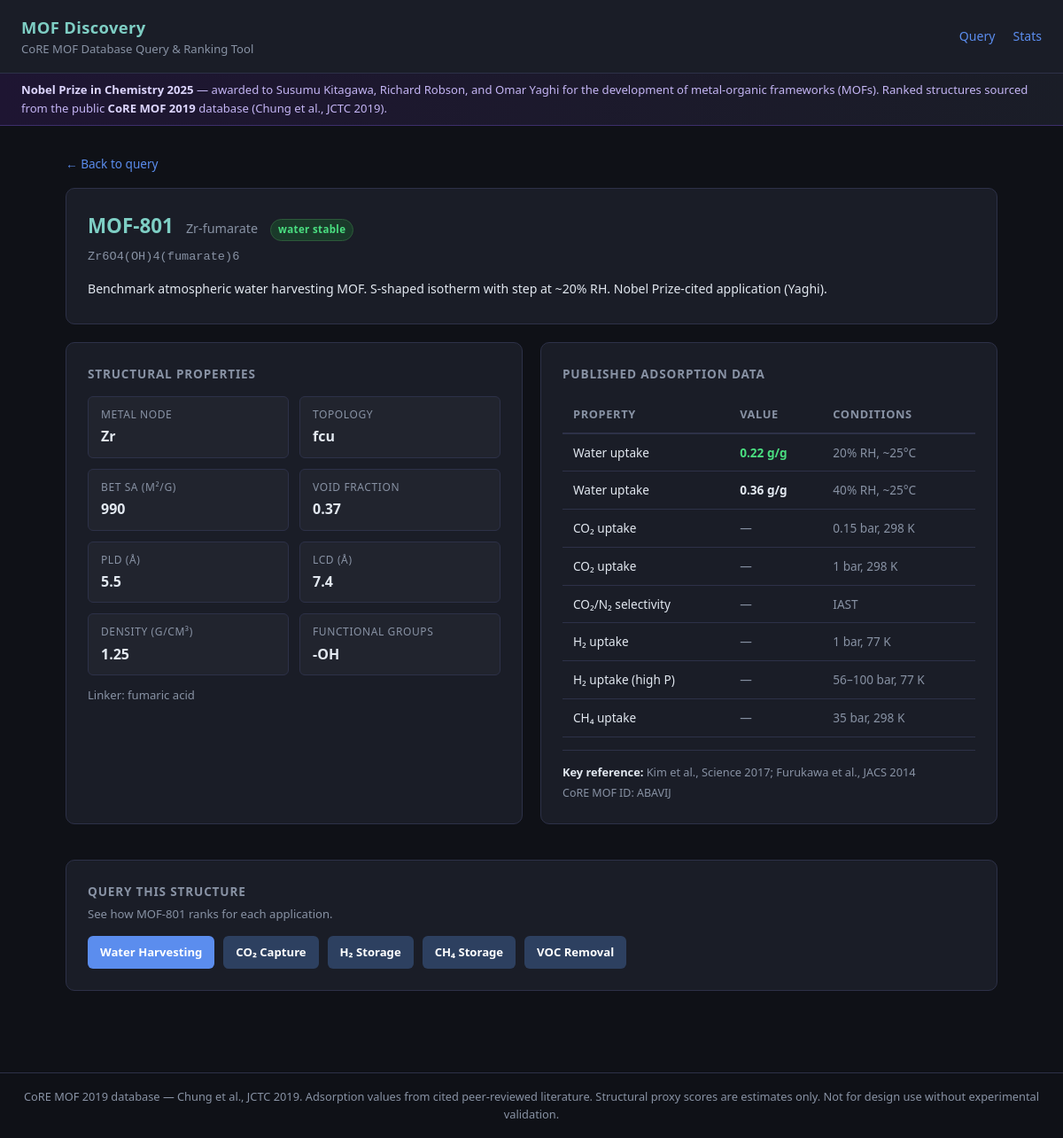
The page /mof/MOF-801 on the database its author committed.
### models.py (models this page shows, shortened)
class Base(DeclarativeBase):
    pass

class MOFStructure(Base):
    __tablename__ = "mof_structures"
    id = Column(Integer, primary_key=True)
    name = Column(String, unique=True, nullable=False)
    common_name = Column(String)
    formula = Column(String)
    topology = Column(String)
    metal_node = Column(String)
    linker = Column(String)
    pore_limiting_diameter_A = Column(Float)    # PLD, Angstroms
    largest_cavity_diameter_A = Column(Float)   # LCD, Angstroms
    void_fraction = Column(Float)               # 0-1
    surface_area_m2_g = Column(Float)           # gravimetric BET m²/g
    surface_area_m2_cm3 = Column(Float)         # volumetric m²/cm³
    density_g_cm3 = Column(Float)
    has_open_metal_sites = Column(Boolean, default=False)
    functional_groups = Column(String)          # comma-separated: "-OH,-NH2"
    water_stability = Column(String)            # "low" | "moderate" | "high"
    water_uptake_g_g_20rh = Column(Float)       # g/g at 20% RH, ~25°C
    water_uptake_g_g_40rh = Column(Float)       # g/g at 40% RH, ~25°C
    co2_uptake_mmol_g_015bar = Column(Float)    # mmol/g at 0.15 bar, 298 K
    co2_uptake_mmol_g_1bar = Column(Float)      # mmol/g at 1 bar, 298 K
    co2_n2_selectivity = Column(Float)          # IAST CO2/N2 selectivity
    ch4_uptake_cm3_cm3_35bar = Column(Float)    # cm³(STP)/cm³ at 35 bar, 298 K
    ch4_uptake_cc_g_35bar = Column(Float)       # cm³(STP)/g at 35 bar, 298 K
    h2_uptake_wt_1bar_77k = Column(Float)       # wt% at 1 bar, 77 K
    h2_uptake_wt_100bar_77k = Column(Float)     # wt% at 100 bar, 77 K
    key_paper = Column(String)
    core_mof_id = Column(String)
    notes = Column(Text)

### main.py (the view)
@app.get("/mof/{name}", response_class=HTMLResponse)
async def mof_detail(request: Request, name: str, db: Session = Depends(get_db)):
    row = db.execute(
        select(MOFStructure).where(MOFStructure.name == name)
    ).scalar_one_or_none()
    if row is None:
        return HTMLResponse("<h2>MOF not found</h2>", status_code=404)
    return templates.TemplateResponse(request, "detail.html", {"mof": row.to_dict()})

### templates/detail.html (shortened to what this page needs)
{% extends "base.html" %}
{% block content %}
<div style="margin-bottom:16px;font-size:0.85rem;">
  <a href="/">&larr; Back to query</a>
</div>
<div class="card">
  <div style="display:flex;align-items:baseline;gap:14px;flex-wrap:wrap;margin-bottom:6px;">
    <h1 style="font-size:1.4rem;font-weight:700;color:var(--accent2);">{{ mof.name }}</h1>
    {% if mof.common_name %}
    <span style="font-size:0.9rem;color:var(--muted);">{{ mof.common_name }}</span>
    {% endif %}
    {% if mof.water_stability == 'high' %}
    <span class="badge badge-pub">water stable</span>
    {% elif mof.water_stability == 'moderate' %}
    <span class="badge badge-proxy40">moisture sensitive</span>
    {% elif mof.water_stability == 'low' %}
    <span class="badge" style="background:#2a1a1a;color:#f87171;border:1px solid #5a2a2a;">moisture unstable</span>
    {% endif %}
  </div>
  {% if mof.formula %}
  <div style="font-size:0.85rem;color:var(--muted);margin-bottom:14px;font-family:monospace;">{{ mof.formula }}</div>
  {% endif %}
  {% if mof.notes %}
  <p style="font-size:0.88rem;color:var(--text);margin-bottom:4px;">{{ mof.notes }}</p>
  {% endif %}
</div>
<div style="display:grid;grid-template-columns:1fr 1fr;gap:20px;margin-bottom:20px;">
  <div class="card">
    <h3 style="font-size:0.85rem;font-weight:700;color:var(--muted);text-transform:uppercase;letter-spacing:0.06em;margin-bottom:14px;">Structural Properties</h3>
    <div class="prop-grid" style="grid-template-columns:1fr 1fr;">
      <div class="prop-item">
        <div class="prop-label">Metal node</div>
        <div class="prop-value">{{ mof.metal_node or '—' }}</div>
      </div>
      <div class="prop-item">
        <div class="prop-label">Topology</div>
        <div class="prop-value {% if not mof.topology %}na{% endif %}">{{ mof.topology or 'unknown' }}</div>
      </div>
      <div class="prop-item">
        <div class="prop-label">BET SA (m²/g)</div>
        <div class="prop-value {% if not mof.surface_area_m2_g %}na{% endif %}">{{ (mof.surface_area_m2_g|int)|string if mof.surface_area_m2_g else '—' }}</div>
      </div>
      <div class="prop-item">
        <div class="prop-label">Void fraction</div>
        <div class="prop-value {% if not mof.void_fraction %}na{% endif %}">{{ "%.2f"|format(mof.void_fraction) if mof.void_fraction else '—' }}</div>
      </div>
      <div class="prop-item">
        <div class="prop-label">PLD (Å)</div>
        <div class="prop-value {% if not mof.pore_limiting_diameter_A %}na{% endif %}">{{ "%.1f"|format(mof.pore_limiting_diameter_A) if mof.pore_limiting_diameter_A else '—' }}</div>
      </div>
      <div class="prop-item">
        <div class="prop-label">LCD (Å)</div>
        <div class="prop-value {% if not mof.largest_cavity_diameter_A %}na{% endif %}">{{ "%.1f"|format(mof.largest_cavity_diameter_A) if mof.largest_cavity_diameter_A else '—' }}</div>
      </div>
      <div class="prop-item">
        <div class="prop-label">Density (g/cm³)</div>
        <div class="prop-value {% if not mof.density_g_cm3 %}na{% endif %}">{{ "%.2f"|format(mof.density_g_cm3) if mof.density_g_cm3 else '—' }}</div>
      </div>
      <div class="prop-item">
        <div class="prop-label">Functional groups</div>
        <div class="prop-value {% if not mof.functional_groups %}na{% endif %}">{{ mof.functional_groups or 'none' }}</div>
      </div>
    </div>
    {% if mof.linker %}
    <div style="margin-top:12px;font-size:0.82rem;color:var(--muted);">Linker: {{ mof.linker }}</div>
    {% endif %}
  </div>
  <div class="card">
    <h3 style="font-size:0.85rem;font-weight:700;color:var(--muted);text-transform:uppercase;letter-spacing:0.06em;margin-bottom:14px;">Published Adsorption Data</h3>
    <table style="font-size:0.85rem;">
      <thead>
        <tr>
          <th>Property</th>
          <th>Value</th>
          <th>Conditions</th>
        </tr>
      </thead>
      <tbody>
        <tr>
          <td>Water uptake</td>
          <td>{% if mof.water_uptake_g_g_20rh %}<strong style="color:var(--green);">{{ "%.2f"|format(mof.water_uptake_g_g_20rh) }} g/g</strong>{% else %}<span style="color:var(--muted);">—</span>{% endif %}</td>
          <td style="color:var(--muted);">20% RH, ~25°C</td>
        </tr>
        <tr>
          <td>Water uptake</td>
          <td>{% if mof.water_uptake_g_g_40rh %}<strong>{{ "%.2f"|format(mof.water_uptake_g_g_40rh) }} g/g</strong>{% else %}<span style="color:var(--muted);">—</span>{% endif %}</td>
          <td style="color:var(--muted);">40% RH, ~25°C</td>
        </tr>
        <tr>
          <td>CO₂ uptake</td>
          <td>{% if mof.co2_uptake_mmol_g_015bar %}<strong style="color:var(--green);">{{ "%.1f"|format(mof.co2_uptake_mmol_g_015bar) }} mmol/g</strong>{% else %}<span style="color:var(--muted);">—</span>{% endif %}</td>
          <td style="color:var(--muted);">0.15 bar, 298 K</td>
        </tr>
        <tr>
          <td>CO₂ uptake</td>
          <td>{% if mof.co2_uptake_mmol_g_1bar %}<strong>{{ "%.1f"|format(mof.co2_uptake_mmol_g_1bar) }} mmol/g</strong>{% else %}<span style="color:var(--muted);">—</span>{% endif %}</td>
          <td style="color:var(--muted);">1 bar, 298 K</td>
        </tr>
        <tr>
          <td>CO₂/N₂ selectivity</td>
          <td>{% if mof.co2_n2_selectivity %}<strong>{{ mof.co2_n2_selectivity|int }}</strong>{% else %}<span style="color:var(--muted);">—</span>{% endif %}</td>
          <td style="color:var(--muted);">IAST</td>
        </tr>
        <tr>
          <td>H₂ uptake</td>
          <td>{% if mof.h2_uptake_wt_1bar_77k %}<strong style="color:var(--green);">{{ "%.2f"|format(mof.h2_uptake_wt_1bar_77k) }} wt%</strong>{% else %}<span style="color:var(--muted);">—</span>{% endif %}</td>
          <td style="color:var(--muted);">1 bar, 77 K</td>
        </tr>
        <tr>
          <td>H₂ uptake (high P)</td>
          <td>{% if mof.h2_uptake_wt_100bar_77k %}<strong>{{ "%.2f"|format(mof.h2_uptake_wt_100bar_77k) }} wt%</strong>{% else %}<span style="color:var(--muted);">—</span>{% endif %}</td>
          <td style="color:var(--muted);">56–100 bar, 77 K</td>
        </tr>
        <tr>
          <td>CH₄ uptake</td>
          <td>{% if mof.ch4_uptake_cm3_cm3_35bar %}<strong style="color:var(--green);">{{ mof.ch4_uptake_cm3_cm3_35bar|int }} cm³/cm³</strong>{% else %}<span style="color:var(--muted);">—</span>{% endif %}</td>
          <td style="color:var(--muted);">35 bar, 298 K</td>
        </tr>
      </tbody>
    </table>
    {% if mof.key_paper %}
    <div style="margin-top:14px;padding-top:14px;border-top:1px solid var(--border);font-size:0.8rem;color:var(--muted);">
      <strong style="color:var(--text);">Key reference:</strong> {{ mof.key_paper }}
    </div>
    {% endif %}
    {% if mof.core_mof_id %}
    <div style="font-size:0.78rem;color:var(--muted);margin-top:4px;">CoRE MOF ID: {{ mof.core_mof_id }}</div>
    {% endif %}
  </div>
</div>
<div class="card">
  <h3 style="font-size:0.85rem;font-weight:700;color:var(--muted);text-transform:uppercase;letter-spacing:0.06em;margin-bottom:4px;">Query This Structure</h3>
  <p style="font-size:0.82rem;color:var(--muted);margin-bottom:14px;">See how {{ mof.name }} ranks for each application.</p>
  <div style="display:flex;gap:10px;flex-wrap:wrap;">
    <a class="btn" style="font-size:0.82rem;padding:8px 14px;" href="/?use_case=water_harvesting&top_k=10">Water Harvesting</a>
    <a class="btn" style="font-size:0.82rem;padding:8px 14px;background:#2d4060;" href="/?use_case=co2_capture&top_k=10">CO₂ Capture</a>
    <a class="btn" style="font-size:0.82rem;padding:8px 14px;background:#2d4060;" href="/?use_case=h2_storage&top_k=10">H₂ Storage</a>
    <a class="btn" style="font-size:0.82rem;padding:8px 14px;background:#2d4060;" href="/?use_case=ch4_storage&top_k=10">CH₄ Storage</a>
    <a class="btn" style="font-size:0.82rem;padding:8px 14px;background:#2d4060;" href="/?use_case=voc_removal&top_k=10">VOC Removal</a>
  </div>
</div>
{% endblock %}

### templates/base.html (style rules this page uses)
:root { --bg: #0f1117; --surface: #1a1d27; --border: #2d3148; --accent: #5b8dee; --accent2: #7ecec4; --text: #e2e8f0; --muted: #8892a4; --green: #4ade80; --yellow: #facc15; --red: #f87171; }
* { box-sizing: border-box; margin: 0; padding: 0; }
body { background: var(--bg); color: var(--text); font-family: 'Segoe UI', system-ui, sans-serif; font-size: 15px; line-height: 1.6; }
a { color: var(--accent); text-decoration: none; }
.card { background: var(--surface); border: 1px solid var(--border); border-radius: 10px; padding: 24px; margin-bottom: 20px; }
.badge { display: inline-block; font-size: 0.72rem; padding: 2px 8px; border-radius: 99px; font-weight: 600; letter-spacing: 0.03em; }
.badge-pub { background: #1a3a2a; color: #4ade80; border: 1px solid #2d5a3a; }
table { width: 100%; border-collapse: collapse; font-size: 0.88rem; }
th { text-align: left; padding: 10px 12px; color: var(--muted); font-weight: 600; border-bottom: 2px solid var(--border); font-size: 0.8rem; text-transform: uppercase; letter-spacing: 0.05em; }
td { padding: 10px 12px; border-bottom: 1px solid var(--border); vertical-align: top; }
.prop-grid { display: grid; grid-template-columns: repeat(auto-fill, minmax(200px, 1fr)); gap: 12px; }
.prop-item { background: rgba(255,255,255,0.03); border: 1px solid var(--border); border-radius: 6px; padding: 10px 14px; }
.prop-label { font-size: 0.75rem; color: var(--muted); text-transform: uppercase; letter-spacing: 0.05em; margin-bottom: 3px; }
.prop-value { font-size: 1rem; font-weight: 600; }
.btn { display: inline-block; background: var(--accent); color: #fff; padding: 10px 22px; border-radius: 6px; font-weight: 600; border: none; cursor: pointer; font-size: 0.92rem; transition: background 0.15s; }

### rows shown on the page
MOFStructure: name "MOF-801", common_name "Zr-fumarate", formula "Zr6O4(OH)4(fumarate)6", notes "Benchmark atmospheric water harvesting MOF. S-shaped isotherm with step at ~20% RH. Nobel Prize-cited application (Yaghi).", metal_node "Zr", topology "fcu", surface_area_m2_g "990", void_fraction "0.37", pore_limiting_diameter_A "5.5", largest_cavity_diameter_A "7.4", density_g_cm3 "1.25", functional_groups "-OH", linker "fumaric acid", water_uptake_g_g_20rh "0.22", water_uptake_g_g_40rh "0.36", key_paper "Kim et al., Science 2017; Furukawa et al., JACS 2014", core_mof_id "ABAVIJ"
